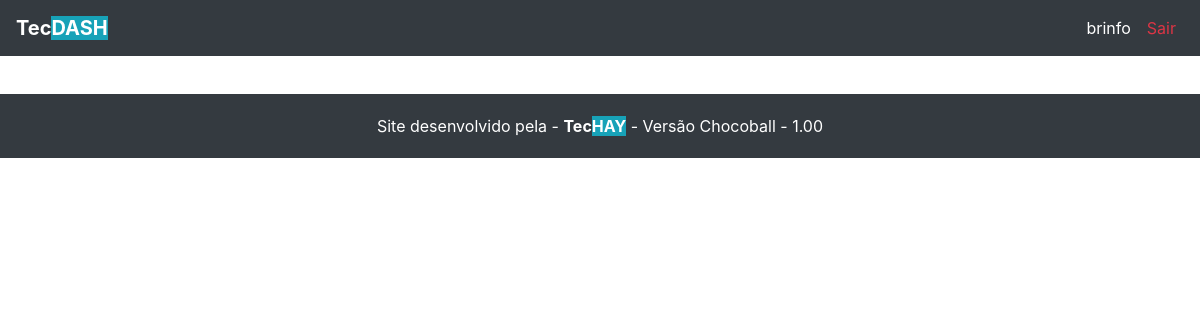
The app's page /dashboard/ (signed in), older data.
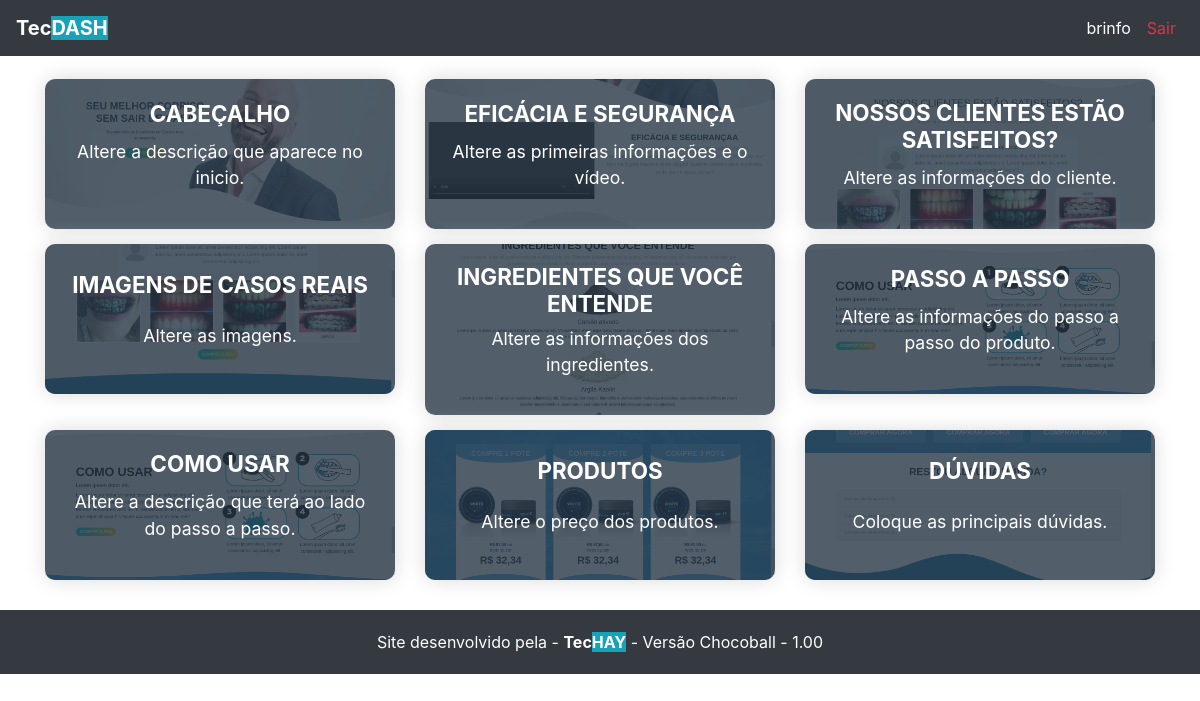
The same page, newer data.
### principal/models.py (models this page shows, shortened)
class TecDashImages(models.Model):
	title = models.CharField(max_length=500, null=True)
	slug = models.CharField(max_length=100, null=True)
	details = models.TextField()
	image = models.ImageField(upload_to='image/how_use')

### principal/views.py (the view)
# urls.py: path('', views.index, name="home"),
@login_required(login_url='login')
def index(request):
  option = TecDashImages.objects.all()
  context = {
    'option': option
  }
  return render(request, 'dashboard/dashboard.html', context)

### principal/templates/dashboard/dashboard.html
{% extends "base.html" %}
{% block conteudo %}
	<div class="mt-2">
		<div class="container">
			<div class="row d-flex justify-content-center">
				{% for opt in option %}
				<div class="col-12 col-lg-4">
					<a href="{{ opt.slug }}">
						<div style="background-image: url({{ opt.image.url }});" class="option-edit">
							<div class="bg-option">
							 	<h2>{{ opt.title }}</h2>
							 	<p>
							 		{{ opt.details }}
							 	</p>
							 </div>
						</div>
					</a>
				</div>
				{% endfor %}
			</div>
		</div>
	</div>
{% endblock %}

### principal/templates/base.html (shortened to what this page needs)
<!DOCTYPE html>
<html>
{% load static %}
<head>
  <link rel="stylesheet" href="https://stackpath.bootstrapcdn.com/bootstrap/4.4.1/css/bootstrap.min.css" />
  <link rel="stylesheet" type="text/css" href="{% static 'assets/css/style.css' %}" />
</head>
<body>
  <nav class="navbar navbar-expand-lg navbar-dark bg-dark">
    <a class="navbar-brand font-weight-bold" href="#">Tec<span class="bg-info">DASH</span></a>
    <div class="collapse navbar-collapse" id="navbarSupportedContent">
      <ul class="navbar-nav ml-auto">
        <li class="nav-item active">
          <a class="nav-link disabled" href="#">{{user.username}}<span class="sr-only">(current)</span></a>
        </li>
        <li class="nav-item">
          <a class="nav-link text-danger" href="{% url 'logout' %}">Sair</a>
        </li>
      </ul>
    </div>
  </nav>
  {% block conteudo %}
  {% endblock %}
  <div id="footer" class="bg-dark">
    <div class="text-white">
      Site desenvolvido pela - <span class="font-weight-bold">Tec<span class="bg-info">HAY</span></span> - Versão Chocoball - 1.00
    </div>
  </div>
</body>
</html>

### principal/static/assets/css/style.css (style rules this page uses)
a { color: #000; }
div.option-edit { background: url(../img/header.png); background-size: cover; background-position: center; background-repeat: no-repeat; text-align: center; margin-top: 15px; border-radius: 10px; box-shadow: 0 0 20px #DADADA; color: #FFF; }
div.option-edit .bg-option { display: flex; flex-direction: column; justify-content: space-around; border-radius: 10px; min-height: 150px; padding: 20px 25px; background: rgba(39, 55, 70, 0.8); transition: 0.2s; }
div.option-edit .bg-option h2 { text-transform: uppercase; font-weight: bold; font-size: 1.4em; }
div.option-edit .bg-option p { font-size: 1.1em; }
div#footer { margin-top: 30px; padding: 20px; text-align: center; }

Row changes from the older to the newer data that the page shows:
added TecDashImages: image (picture), title "CABEÇALHO", details "Altere a descrição que aparece no inicio."
added TecDashImages: image (picture), title "EFICÁCIA E SEGURANÇA", details "Altere as primeiras informações e o vídeo."
added TecDashImages: image (picture), title "NOSSOS CLIENTES ESTÃO SATISFEITOS?", details "Altere as informações do cliente."
added TecDashImages: image (picture), title "IMAGENS DE CASOS REAIS", details "Altere as imagens."
added TecDashImages: image (picture), title "INGREDIENTES QUE VOCÊ ENTENDE", details "Altere as informações dos ingredientes."
added TecDashImages: image (picture), title "PASSO A PASSO", details "Altere as informações do passo a passo do produto."
added TecDashImages: image (picture), title "COMO USAR", details "Altere a descrição que terá ao lado do passo a passo."
added TecDashImages: image (picture), title "PRODUTOS", details "Altere o preço dos produtos."
added TecDashImages: image (picture), title "DÚVIDAS", details "Coloque as principais dúvidas."
